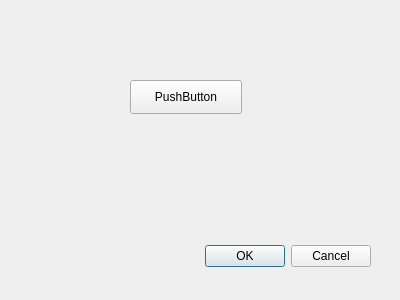
<?xml version="1.0" encoding="UTF-8"?>
<ui version="4.0">
 <class>Dialog</class>
 <widget class="QDialog" name="Dialog">
  <property name="geometry">
   <rect>
    <x>0</x>
    <y>0</y>
    <width>400</width>
    <height>300</height>
   </rect>
  </property>
  <property name="windowTitle">
   <string>Dialog</string>
  </property>
  <widget class="QDialogButtonBox" name="buttonBox">
   <property name="geometry">
    <rect>
     <x>30</x>
     <y>240</y>
     <width>341</width>
     <height>32</height>
    </rect>
   </property>
   <property name="orientation">
    <enum>Qt::Horizontal</enum>
   </property>
   <property name="standardButtons">
    <set>QDialogButtonBox::Cancel|QDialogButtonBox::Ok</set>
   </property>
  </widget>
  <widget class="QPushButton" name="pushButton">
   <property name="geometry">
    <rect>
     <x>130</x>
     <y>80</y>
     <width>112</width>
     <height>34</height>
    </rect>
   </property>
   <property name="text">
    <string>PushButton</string>
   </property>
  </widget>
 </widget>
 <resources/>
 <connections>
  <connection>
   <sender>buttonBox</sender>
   <signal>accepted()</signal>
   <receiver>Dialog</receiver>
   <slot>accept()</slot>
   <hints>
    <hint type="sourcelabel">
     <x>248</x>
     <y>254</y>
    </hint>
    <hint type="destinationlabel">
     <x>157</x>
     <y>274</y>
    </hint>
   </hints>
  </connection>
  <connection>
   <sender>buttonBox</sender>
   <signal>rejected()</signal>
   <receiver>Dialog</receiver>
   <slot>reject()</slot>
   <hints>
    <hint type="sourcelabel">
     <x>316</x>
     <y>260</y>
    </hint>
    <hint type="destinationlabel">
     <x>286</x>
     <y>274</y>
    </hint>
   </hints>
  </connection>
 </connections>
</ui>
